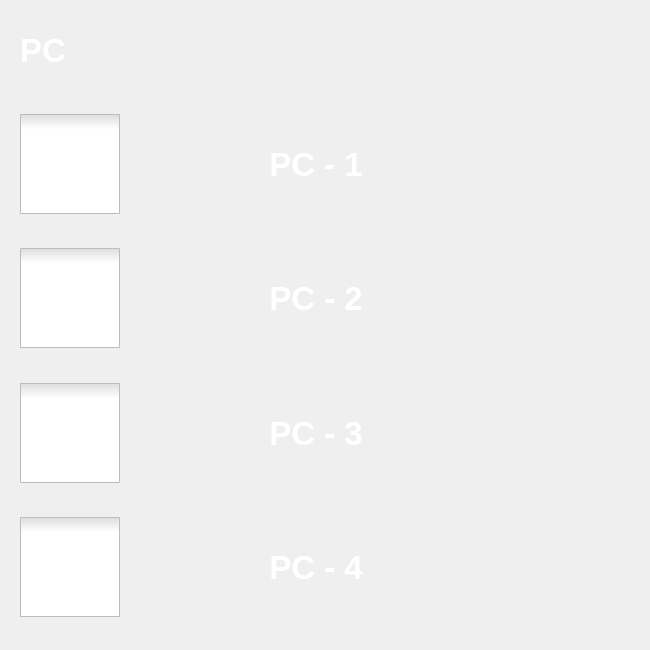
<?xml version="1.0" encoding="UTF-8"?>
<ui version="4.0">
 <class>Dialog8</class>
 <widget class="QDialog" name="Dialog8">
  <property name="geometry">
   <rect>
    <x>0</x>
    <y>0</y>
    <width>650</width>
    <height>650</height>
   </rect>
  </property>
  <property name="windowTitle">
   <string>Dialog</string>
  </property>
  <property name="styleSheet">
   <string notr="true">#Dialog8{border-image:url(:/images/top.jpg);}</string>
  </property>
  <widget class="QWidget" name="gridLayoutWidget">
   <property name="geometry">
    <rect>
     <x>20</x>
     <y>100</y>
     <width>611</width>
     <height>531</height>
    </rect>
   </property>
   <layout class="QGridLayout" name="gridLayout">
    <item row="3" column="0">
     <widget class="QCheckBox" name="checkBox_5">
      <property name="sizePolicy">
       <sizepolicy hsizetype="Fixed" vsizetype="Preferred">
        <horstretch>0</horstretch>
        <verstretch>0</verstretch>
       </sizepolicy>
      </property>
      <property name="styleSheet">
       <string notr="true">QCheckBox::indicator{

width:100px;
height:100px

}
QCheckBox::indicator:checked{
border-image:url(&quot;:/images/switch-off.jpg&quot;);
}
QCheckBox::indicator:unchecked{
border-image:url(&quot;:/images/switch-on.jpg&quot;);
}</string>
      </property>
      <property name="text">
       <string/>
      </property>
     </widget>
    </item>
    <item row="1" column="0">
     <widget class="QCheckBox" name="checkBox_2">
      <property name="sizePolicy">
       <sizepolicy hsizetype="Fixed" vsizetype="Preferred">
        <horstretch>0</horstretch>
        <verstretch>0</verstretch>
       </sizepolicy>
      </property>
      <property name="styleSheet">
       <string notr="true">QCheckBox::indicator{

width:100px;
height:100px

}
QCheckBox::indicator:checked{
border-image:url(&quot;:/images/switch-off.jpg&quot;);
}
QCheckBox::indicator:unchecked{
border-image:url(&quot;:/images/switch-on.jpg&quot;);
}</string>
      </property>
      <property name="text">
       <string/>
      </property>
     </widget>
    </item>
    <item row="0" column="0">
     <widget class="QCheckBox" name="checkBox_3">
      <property name="sizePolicy">
       <sizepolicy hsizetype="Fixed" vsizetype="Preferred">
        <horstretch>0</horstretch>
        <verstretch>0</verstretch>
       </sizepolicy>
      </property>
      <property name="styleSheet">
       <string notr="true">QCheckBox::indicator{

width:100px;
height:100px

}
QCheckBox::indicator:checked{
border-image:url(&quot;:/images/switch-off.jpg&quot;);
}
QCheckBox::indicator:unchecked{
border-image:url(&quot;:/images/switch-on.jpg&quot;);
}</string>
      </property>
      <property name="text">
       <string/>
      </property>
     </widget>
    </item>
    <item row="1" column="1">
     <widget class="QLabel" name="label_7">
      <property name="font">
       <font>
        <family>Segoe UI</family>
        <pointsize>25</pointsize>
        <italic>false</italic>
        <bold>true</bold>
       </font>
      </property>
      <property name="styleSheet">
       <string notr="true">font: 700 25pt &quot;Segoe UI&quot;;
color: white;</string>
      </property>
      <property name="text">
       <string>PC - 2</string>
      </property>
      <property name="alignment">
       <set>Qt::AlignCenter</set>
      </property>
     </widget>
    </item>
    <item row="0" column="3">
     <widget class="QLabel" name="label_2">
      <property name="sizePolicy">
       <sizepolicy hsizetype="Fixed" vsizetype="Preferred">
        <horstretch>0</horstretch>
        <verstretch>0</verstretch>
       </sizepolicy>
      </property>
      <property name="minimumSize">
       <size>
        <width>125</width>
        <height>0</height>
       </size>
      </property>
      <property name="styleSheet">
       <string notr="true">border-image: url(:/images/computer.jpg);</string>
      </property>
      <property name="text">
       <string/>
      </property>
      <property name="alignment">
       <set>Qt::AlignLeading|Qt::AlignLeft|Qt::AlignTop</set>
      </property>
     </widget>
    </item>
    <item row="3" column="3">
     <widget class="QLabel" name="label_9">
      <property name="sizePolicy">
       <sizepolicy hsizetype="Fixed" vsizetype="Preferred">
        <horstretch>0</horstretch>
        <verstretch>0</verstretch>
       </sizepolicy>
      </property>
      <property name="minimumSize">
       <size>
        <width>125</width>
        <height>0</height>
       </size>
      </property>
      <property name="styleSheet">
       <string notr="true">border-image: url(:/images/computer.jpg);</string>
      </property>
      <property name="text">
       <string/>
      </property>
      <property name="alignment">
       <set>Qt::AlignLeading|Qt::AlignLeft|Qt::AlignTop</set>
      </property>
     </widget>
    </item>
    <item row="3" column="1">
     <widget class="QLabel" name="label_5">
      <property name="font">
       <font>
        <family>Segoe UI</family>
        <pointsize>25</pointsize>
        <italic>false</italic>
        <bold>true</bold>
       </font>
      </property>
      <property name="styleSheet">
       <string notr="true">font: 700 25pt &quot;Segoe UI&quot;;
color: white;</string>
      </property>
      <property name="text">
       <string>PC - 4</string>
      </property>
      <property name="alignment">
       <set>Qt::AlignCenter</set>
      </property>
     </widget>
    </item>
    <item row="2" column="3">
     <widget class="QLabel" name="label_4">
      <property name="sizePolicy">
       <sizepolicy hsizetype="Fixed" vsizetype="Preferred">
        <horstretch>0</horstretch>
        <verstretch>0</verstretch>
       </sizepolicy>
      </property>
      <property name="minimumSize">
       <size>
        <width>125</width>
        <height>0</height>
       </size>
      </property>
      <property name="styleSheet">
       <string notr="true">border-image: url(:/images/computer.jpg);</string>
      </property>
      <property name="text">
       <string/>
      </property>
      <property name="alignment">
       <set>Qt::AlignLeading|Qt::AlignLeft|Qt::AlignTop</set>
      </property>
     </widget>
    </item>
    <item row="1" column="3">
     <widget class="QLabel" name="label_3">
      <property name="sizePolicy">
       <sizepolicy hsizetype="Fixed" vsizetype="Preferred">
        <horstretch>0</horstretch>
        <verstretch>0</verstretch>
       </sizepolicy>
      </property>
      <property name="minimumSize">
       <size>
        <width>125</width>
        <height>0</height>
       </size>
      </property>
      <property name="styleSheet">
       <string notr="true">border-image: url(:/images/computer.jpg);</string>
      </property>
      <property name="text">
       <string/>
      </property>
      <property name="alignment">
       <set>Qt::AlignLeading|Qt::AlignLeft|Qt::AlignTop</set>
      </property>
     </widget>
    </item>
    <item row="2" column="0">
     <widget class="QCheckBox" name="checkBox_6">
      <property name="sizePolicy">
       <sizepolicy hsizetype="Fixed" vsizetype="Preferred">
        <horstretch>0</horstretch>
        <verstretch>0</verstretch>
       </sizepolicy>
      </property>
      <property name="styleSheet">
       <string notr="true">QCheckBox::indicator{

width:100px;
height:100px

}
QCheckBox::indicator:checked{
border-image:url(&quot;:/images/switch-off.jpg&quot;);
}
QCheckBox::indicator:unchecked{
border-image:url(&quot;:/images/switch-on.jpg&quot;);
}</string>
      </property>
      <property name="text">
       <string/>
      </property>
     </widget>
    </item>
    <item row="0" column="1">
     <widget class="QLabel" name="label_8">
      <property name="font">
       <font>
        <family>Segoe UI</family>
        <pointsize>25</pointsize>
        <italic>false</italic>
        <bold>true</bold>
       </font>
      </property>
      <property name="styleSheet">
       <string notr="true">font: 700 25pt &quot;Segoe UI&quot;;
color: white;</string>
      </property>
      <property name="text">
       <string>PC - 1</string>
      </property>
      <property name="alignment">
       <set>Qt::AlignCenter</set>
      </property>
     </widget>
    </item>
    <item row="2" column="1">
     <widget class="QLabel" name="label_6">
      <property name="font">
       <font>
        <family>Segoe UI</family>
        <pointsize>25</pointsize>
        <italic>false</italic>
        <bold>true</bold>
       </font>
      </property>
      <property name="styleSheet">
       <string notr="true">font: 700 25pt &quot;Segoe UI&quot;;
color: white;</string>
      </property>
      <property name="text">
       <string>PC - 3</string>
      </property>
      <property name="alignment">
       <set>Qt::AlignCenter</set>
      </property>
     </widget>
    </item>
   </layout>
  </widget>
  <widget class="QLabel" name="label">
   <property name="geometry">
    <rect>
     <x>20</x>
     <y>20</y>
     <width>131</width>
     <height>61</height>
    </rect>
   </property>
   <property name="font">
    <font>
     <family>Segoe UI</family>
     <pointsize>25</pointsize>
     <italic>false</italic>
     <bold>true</bold>
    </font>
   </property>
   <property name="styleSheet">
    <string notr="true">font: 700 25pt &quot;Segoe UI&quot;;
color: white;</string>
   </property>
   <property name="text">
    <string>PC</string>
   </property>
  </widget>
 </widget>
 <resources/>
 <connections/>
</ui>
